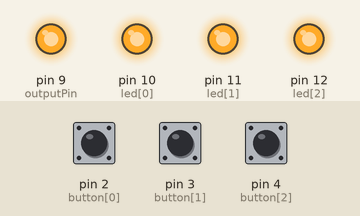
Simulated run of this sketch. Board: Arduino Uno, built with avr-gcc and run on an emulated ATmega328P. Parts: output pins drawn as LEDs (lit = HIGH). The inputs (shaded band) are chosen by the test bench; at power-on: pin 2 (button[0]) LOW, pin 3 (button[1]) LOW, pin 4 (button[2]) LOW.

Above: at 0.1 s.
At 2.8 s:
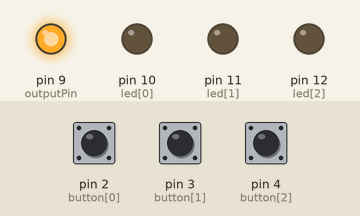
2.9 s: pin 2 (button[0]) pulled HIGH for 0.15 s
At 3.7 s:
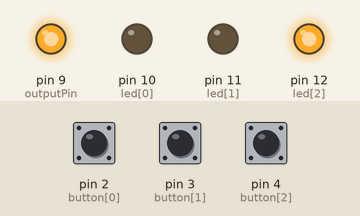
Timing chart, 0 to 5.9 s (numbered marks = the images above; inputs shaded):
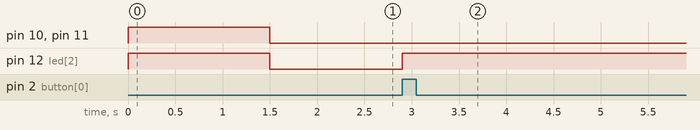

The sketch:

Hayaoshi.ino
```cpp
// 型定義
typedef unsigned char u1;

#define ARRAY_LENGTH(x) (sizeof(x) / sizeof((x)[0]))

// ボタンとLEDのピン
const u1 button[3] = {2, 3, 4}; //D2~D4
const u1 led[3] = {10, 11, 12};
const u1 maruButton = 6;
const u1 batsuButton = 7;
const u1 outputPin = 9;

const u1 buttonCount = ARRAY_LENGTH(button);
const u1 ledCount = ARRAY_LENGTH(led);

const u1 BUTTON_ON = 0;
const u1 BUTTON_OFF = 1;

volatile u1 buttonFlag = BUTTON_OFF;
volatile u1 pressedButtonIndex = 255;

// 現在のピン状態を保存
volatile u1 prevButtonState = 0xFF;

void setup() {
  // 各ピンのモード設定
  for (u1 i = 0; i < buttonCount; i++) {
    pinMode(button[i], INPUT);
    pinMode(led[i], OUTPUT);
  }
  pinMode(maruButton, INPUT);
  pinMode(batsuButton, INPUT);
  pinMode(outputPin, OUTPUT);
  digitalWrite(outputPin, HIGH);

  LedInit();

  // ピンチェンジ割り込み有効化
  PCICR |= (1 << PCIE2);         // PCINT16-23 (D0～D7) グループを有効に
  PCMSK2 |= (1 << PCINT18);      // D2
  PCMSK2 |= (1 << PCINT19);      // D3
  PCMSK2 |= (1 << PCINT20);      // D4

  // 安定待ち
  delay(100);
}

void loop() {
  if (buttonFlag == BUTTON_OFF && pressedButtonIndex < buttonCount) {
    LedOn(pressedButtonIndex);
  }

  /*
  if (buttonFlag == BUTTON_ON) {
    if (digitalRead(maruButton) == BUTTON_ON || digitalRead(batsuButton) == BUTTON_ON) {
      ButtonInit();
      LedInit();
    }
  }
  */

  delay(1);
}

void LedOn(u1 ledNum){
  digitalWrite(led[ledNum], HIGH);
  buttonFlag = BUTTON_ON;
}

void ButtonInit(){
  buttonFlag = BUTTON_OFF;
  pressedButtonIndex = 255;
}

void LedInit(){
  for (u1 i = 0; i < ledCount; i++) {
    digitalWrite(led[i], HIGH);
  }

  delay(1500);

  for (u1 i = 0; i < ledCount; i++) {
    digitalWrite(led[i], LOW);
  }
}

// ピンチェンジ割り込みハンドラ（D0～D7）
ISR(PCINT2_vect) {
  // 各ボタンの状態を調べる
  for (u1 i = 0; i < buttonCount; i++) {
    u1 pin = button[i];
    u1 currentState = digitalRead(pin);

    // 変化があって、押された瞬間（LOW）なら
    if (((prevButtonState >> i) & 0x01) != currentState && currentState == BUTTON_ON) {
      if (buttonFlag == BUTTON_OFF) {
        pressedButtonIndex = i;
      }
    }

    // 状態を更新
    if (currentState == HIGH) {
      prevButtonState |= (1 << i);
    } else {
      prevButtonState &= ~(1 << i);
    }
  }
}
```

Measured:
- after the input at 2.9 s, pin 12 (led[2]): LOW → HIGH at once
